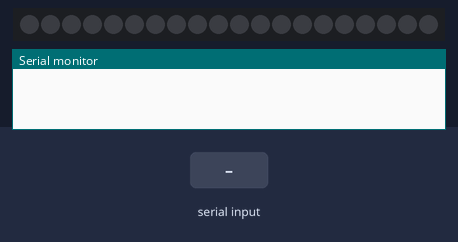
The sketch below on a simulated Arduino Uno, built with avr-gcc and run on an emulated ATmega328P. Parts: 20 RGB LEDs in strip order, left to right, the last lines printed to the serial monitor. The inputs (shaded band) are chosen by the test bench. Dim RGB values are drawn brighter than linear.

Above: at 2.2 s.
2.3 s: "90,45\n" received over Serial
At 4.5 s:
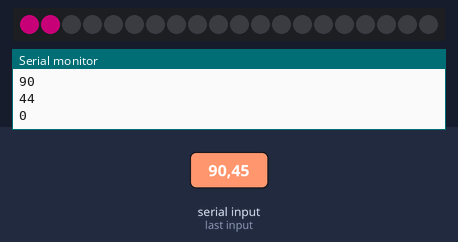
4.8 s: "5\n" received over Serial
At 5.6 s:
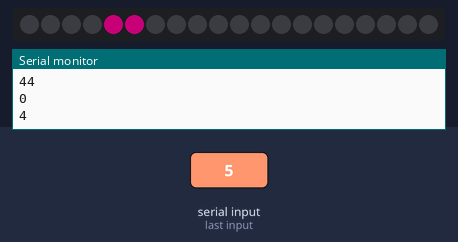
Timing chart, 0 to 7.8 s (numbered marks = the images above; inputs shaded):
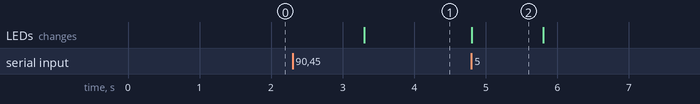

The sketch:

serial.ino
```cpp
/*
 * @description include libraries
 */
#define count_led 20
#define data_led 23
#include <Adafruit_NeoPixel.h>
Adafruit_NeoPixel pixel = Adafruit_NeoPixel(count_led, data_led, NEO_GRB + NEO_KHZ800);

/*
 * @struct RGB
 */
typedef struct{int r;int g;int b;} RGB;
RGB color = {255,0,154};

void setup() {
  /*
   * @description start pixel and turn them all off
   */
  pixel.begin();
  pixel.setBrightness(100);
  pixel.setPixelColor(0, 0, 0, 0);
  pixel.show();

  Serial.begin(115200);
  //while (!Serial) ;
  delay(1000);
}
int address;
void loop() {

  if(Serial.available() > 0)
  {
    address = Serial.parseInt();
    address -= address % 2;
    Serial.println(address);
    for(int i = 0; i < count_led; i++)
    {
      pixel.setPixelColor(i, 0, 0, 0);
    }
    pixel.setPixelColor(address, color.r, color.g, color.b);
    pixel.setPixelColor(address + 1, color.r, color.g, color.b);
    pixel.show();
  }
}
```

Measured:
- after the input at 2.3 s, the LEDs: change after 1.0 s (image 1)
- after the input at 4.8 s, the LEDs: change at once (image 2)
- what the display in image 2 shows lasts 1.0 s, from 4.8 s to 5.8 s
